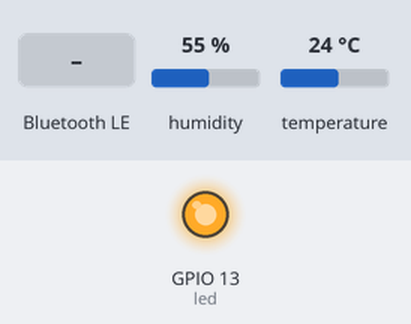
Recording of a sketch running on a simulated ESP32. Parts: output pins drawn as LEDs (lit = HIGH). Inputs (shaded band) come from the test bench; at power-on: humidity 55 %, temperature 24 °C. Nothing arrives over Bluetooth unless stated; a phone connects over Bluetooth LE 3 s after start; what the sketch prints to the serial monitor is not drawn.

Above: at 1.2 s.
1.3 s: Bluetooth LE write "a" received
At 2.5 s:
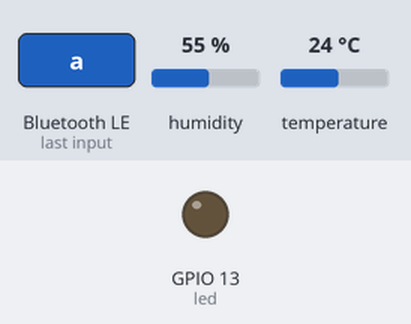
2.8 s: Bluetooth LE write "b" received
At 3.7 s:
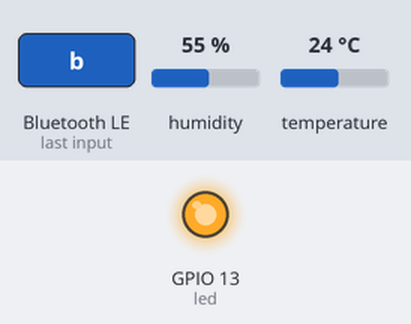
Timing chart, 0 to 5.8 s (numbered marks = the images above; inputs shaded):
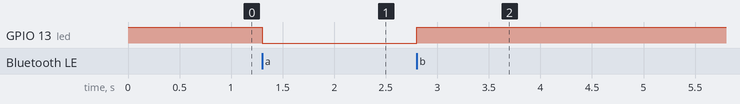

The sketch:

flutter_qado_.ino
```cpp
#include <BLEDevice.h>
#include <BLEServer.h>
#include <BLEUtils.h>
#include <BLE2902.h>
#include <stdio.h>
#include <stdlib.h>
#include <iostream>
#include <string>
#include <cstring>
#include <typeinfo>
using namespace std;
#include "DHT.h"

#define DHTPIN 22
#define DHTTYPE DHT11   // DHT 11
DHT dht(DHTPIN, DHTTYPE);
#define led 13

BLEServer* pServer = NULL;
BLECharacteristic* pCharacteristic = NULL;
bool deviceConnected = false;
bool oldDeviceConnected = false;
long f2 = 0;
int density = 0;
// See the following for generating UUIDs:
// https://www.uuidgenerator.net/

#define SERVICE_UUID        "4fafc201-1fb5-459e-8fcc-c5c9c331914b"
#define CHARACTERISTIC_UUID "beb5483e-36e1-4688-b7f5-ea07361b26a8"
bool releSatus ;

void dht11() {
  float h = dht.readHumidity();
  float t = dht.readTemperature();
  if (isnan(h) || isnan(t) ) {
    Serial.println(F("Failed to read from DHT sensor!"));
    return;
  }
  else {
    String str = "";
    str += t;
    str += ",";
    str += h;
    pCharacteristic->setValue((char*)str.c_str());
    pCharacteristic->notify();

    Serial.println(h);
    Serial.println(F(" %  Temperature: "));
    Serial.println(t);
  }

}


class MyServerCallbacks: public BLEServerCallbacks {
    void onConnect(BLEServer* pServer) {
      deviceConnected = true;
      BLEDevice::startAdvertising();
    };

    void onDisconnect(BLEServer* pServer) {
      deviceConnected = false;
    }
};

class MyCallbacks: public BLECharacteristicCallbacks {
    void onWrite(BLECharacteristic *pCharacteristic) {
      std::string value = pCharacteristic->getValue();

      if (value.length() > 0) {
        Serial.println("**********  ");
        Serial.print("New value: ");
        if (value.length() > 4) {
          string s = value;

          //        Serial.println(value);
          for (int i = 0; i < value.length(); i++) {
            Serial.print(value[i]);

          }

          int n = s.length();
          char char_array[n + 1];
          strcpy(char_array, s.c_str());
          for (int i = 0; i < n; i++) {

            Serial.print(char_array[i]);
          }
          //  printf("float value : %1.0f\n" , (float) atoll(char_array));
          f2 = atoll(char_array);
          Serial.print("long  ");
          Serial.println(f2);

          //turnOff(f2);
        }
        if (value == "a") {
          digitalWrite(led, LOW);
          Serial.println ("Yandi");
          releSatus = true;
        }
        if (value == "b") {
          digitalWrite(led, HIGH);
          Serial.println ("Sondu");
          releSatus = false;
        }

        Serial.println();
        Serial.println("**********");
        dht11();

      }
      dht11();
    }

};

void setup() {
  Serial.begin(115200);
  pinMode(led, OUTPUT);
  digitalWrite(led, HIGH);

  // Create the BLE Device
  BLEDevice::init("ESP32 GET NOTI FROM DEVICE");

  // Create the BLE Server
  pServer = BLEDevice::createServer();
  pServer->setCallbacks(new MyServerCallbacks());

  // Create the BLE Service
  BLEService *pService = pServer->createService(SERVICE_UUID);

  // Create a BLE Characteristic
  pCharacteristic = pService->createCharacteristic(
                      CHARACTERISTIC_UUID,
                      BLECharacteristic::PROPERTY_READ   |
                      BLECharacteristic::PROPERTY_WRITE  |
                      BLECharacteristic::PROPERTY_NOTIFY |
                      BLECharacteristic::PROPERTY_INDICATE
                    );

  pCharacteristic->setCallbacks(new MyCallbacks());

  // https://www.bluetooth.com/specifications/gatt/viewer?attributeXmlFile=org.bluetooth.descriptor.gatt.client_characteristic_configuration.xml
  // Create a BLE Descriptor
  pCharacteristic->addDescriptor(new BLE2902());

  // Start the service
  pService->start();

  // Start advertising
  BLEAdvertising *pAdvertising = BLEDevice::getAdvertising();
  pAdvertising->addServiceUUID(SERVICE_UUID);
  pAdvertising->setScanResponse(false);
  pAdvertising->setMinPreferred(0x0);  // set value to 0x00 to not advertise this parameter
  BLEDevice::startAdvertising();
  Serial.println("Waiting a client connection to notify...");


  Serial.println(F("DHTxx test!"));

  dht.begin();
}
//
//void turnOff(long f)
//{ Serial.println(millis());
//  if (millis() % f == 0) {
//    Serial.println("timer activated");
//    digitalWrite(led, HIGH);
//    releSatus = true;
//    Serial.println(millis());
//  }
//}

void loop() {
  if (!deviceConnected && oldDeviceConnected) {
    delay(500); // give the bluetooth stack the chance to get things ready
    pServer->startAdvertising(); // restart advertising
    Serial.println("start advertising");
    oldDeviceConnected = deviceConnected;
  }
  // connecting
  if (deviceConnected && !oldDeviceConnected) {
    // do stuff here on connecting
    oldDeviceConnected = deviceConnected;
    dht11();
  }
  Serial.print("timer f2 : ");

  Serial.println(f2);

  Serial.print("millis     ");
  Serial.println(millis());
  if (f2 > 10000) {

    Serial.print("ikinci f     ");
    if (millis() % f2 == 0) {
      Serial.print("Led high low : ");
      digitalWrite(led, LOW);
      releSatus = true;
      delay(1000);

    }
  }


Serial.print("releSatus: ");
Serial.println(releSatus);

  //delay(1000);
  dht11();
}
```

Measured:
- after the input at 1.3 s, GPIO 13 (led): HIGH → LOW at once
- after the input at 2.8 s, GPIO 13 (led): LOW → HIGH at once
